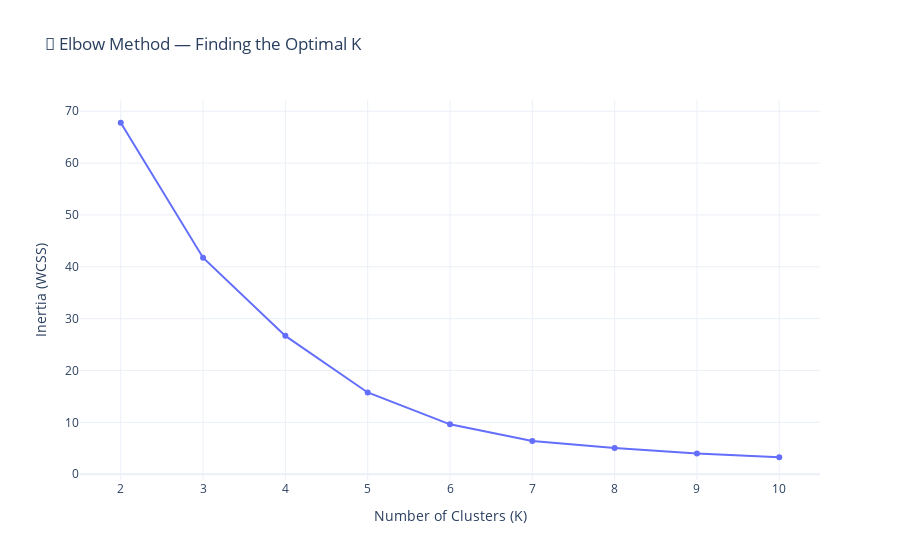

The notebook cell this image was saved under:
### Code cell
# ── STEP 3.3: The Elbow Method — Finding the best K ───────────
#
# WHAT: K-Means requires you to choose K (number of clusters) upfront.
#       The Elbow Method helps you pick the right K.
#
# HOW it works:
#   Run K-Means for K=2, K=3, K=4, ..., K=10 and record the "inertia" 
#   (also called "Within-Cluster Sum of Squares" — WCSS).
#
#   Inertia = sum of distances from each point to its cluster center.
#   Lower inertia = tighter clusters = better fit.
#
#   But more clusters ALWAYS reduces inertia (K=N gives inertia=0!).
#   The trick: look for the "elbow" — the point where adding more clusters 
#   gives DIMINISHING returns. That's your sweet spot.
#
#   It's like this: 
#     K=2 → huge drop in inertia
#     K=3 → big drop  
#     K=4 → moderate drop  ← This is probably the elbow!
#     K=5 → tiny drop
#     K=6 → tiny drop
#
# WHY random_state=42?
#   K-Means starts with random initial centers. Setting random_state makes
#   it reproducible — you'll get the same results every time you run it.
#   42 is just a convention (answer to life, the universe, and everything 🙂).

from sklearn.cluster import KMeans

k_range = range(2, 11)      # test K from 2 to 10
inertias = []                # store inertia for each K

for k in k_range:
    kmeans = KMeans(
        n_clusters=k,         # number of clusters to create
        random_state=42,      # reproducibility
        n_init=10,            # run 10 times with different initial centers, pick best
    )
    kmeans.fit(X_scaled)      # run the algorithm on our scaled data
    inertias.append(kmeans.inertia_)  # .inertia_ = the WCSS for this K
    print(f"K={k:2d}  →  Inertia: {kmeans.inertia_:>10.1f}")

# Plot the Elbow curve
import plotly.express as px

fig_elbow = px.line(
    x=list(k_range), y=inertias,
    markers=True,
    title="🦾 Elbow Method — Finding the Optimal K",
    labels={"x": "Number of Clusters (K)", "y": "Inertia (WCSS)"},
)
fig_elbow.update_layout(template="plotly_white")
fig_elbow.show()

print("\n🔍 Look at the chart: Where does the curve 'bend' like an elbow?")
print("   That K value is your optimal number of clusters.")

### Figure 1 — Plotly figure (JSON) as saved in the notebook; plotly's stock layout.template omitted (floating-point values rounded to 4 significant figures)
{"data": [{"hovertemplate": "Number of Clusters (K)=%{x}<br>Inertia (WCSS)=%{y}<extra></extra>", "legendgroup": "", "line": {"color": "#636efa", "dash": "solid"}, "marker": {"symbol": "circle"}, "mode": "lines+markers", "name": "", "orientation": "v", "showlegend": false, "type": "scatter", "x": [2, 3, 4, 5, 6, 7, 8, 9, 10], "xaxis": "x", "y": [67.79, 41.75, 26.68, 15.76, 9.614, 6.397, 5.034, 4.007, 3.265], "yaxis": "y"}], "layout": {"legend": {"tracegroupgap": 0}, "title": {"text": "🦾 Elbow Method — Finding the Optimal K"}, "xaxis": {"anchor": "y", "domain": [0, 1], "title": {"text": "Number of Clusters (K)"}}, "yaxis": {"anchor": "x", "domain": [0, 1], "title": {"text": "Inertia (WCSS)"}}}}
